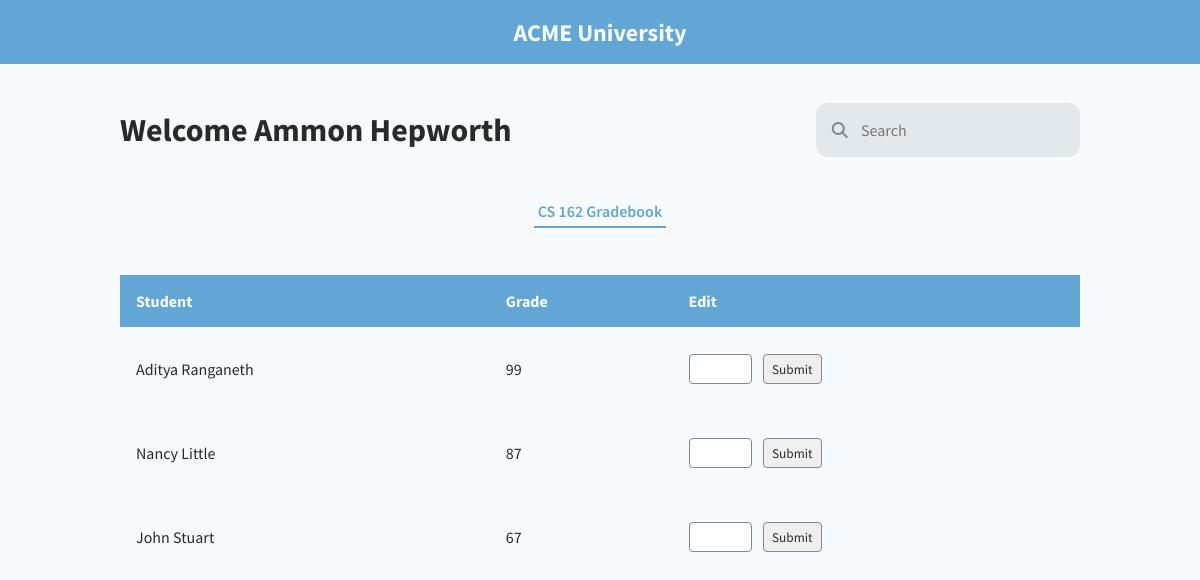
Screenshot of /instructor/Ammon Hepworth/CS 162 (signed in) with the database file from the repository.
### db.py (models this page shows)
class Teacher(db.Model, UserMixin):
	id = db.Column(db.Integer, primary_key=True)
	name = db.Column(db.String, nullable=False)
	user = db.relationship('User', backref='teacher', uselist=False)

class Course(db.Model, UserMixin):
	id = db.Column(db.Integer, primary_key=True)
	course_name = db.Column(db.String, unique=True, nullable=False)
	teacher_id = db.Column(db.Integer, db.ForeignKey('teacher.id'), nullable=False)
	number_enrolled = db.Column(db.Integer, nullable=False)
	capacity = db.Column(db.Integer, nullable=False)
	time = db.Column(db.String, nullable=False)
	teacher = db.relationship('Teacher', backref=db.backref('teachers', lazy=True))
	students = db.relationship('Enrollment', back_populates='course')

class Student(db.Model, UserMixin):
	id = db.Column(db.Integer, primary_key=True, autoincrement=True)
	name = db.Column(db.String, nullable=False)
	user = db.relationship('User', backref='student', uselist=False)
	courses = db.relationship('Enrollment', back_populates='student')

### app.py (the view, shortened to what this page needs)
@app.route("/instructor/<name>/<course>", methods = ['GET', 'POST'])
def specific_course(name, course, student = None):
    instructor_name = name
    instructor_course = course
    tea_course_data = []
    teaQ = Teacher.query.filter_by(name=instructor_name).first()
    teaQC = Course.query.filter_by(teacher_id = teaQ.id, course_name = instructor_course).first()
    print(teaQC)
    if request.method == 'GET':
        for j in range(len(teaQC.students)):
            temp1 = {
                'name':teaQC.students[j].student.name,
                'grade':teaQC.students[j].grade
            }
            tea_course_data.append(temp1)
    return render_template("specificCourse.html", instructor_name = instructor_name, instructor_course = instructor_course, data = tea_course_data)

### app.py (called while the page is built)
@login.user_loader
def load_user(user_id):
    return User.query.get(user_id)

### templates/specificCourse.html (shortened to what this page needs)
{% extends "person.html" %}
{% block styles %}
    {{ super() }}
    <link rel="stylesheet" href="{{ url_for('static', filename = 'instructor.css') }}">
{% endblock %}
{% block person_name %}{{ instructor_name }}{% endblock %}
{% block inner_nav_links %}
    <button class="inner-nav-link active-tab">{{ instructor_course }} Gradebook</button>
{% endblock %}
{% block data_table_headings %}
    <th>Student</th>
    <th>Grade</th>
    <th>Edit</th>
{% endblock %}
{% block data_table_body %}
    {% for student in data %}
        <tr>
            <td>{{ student.name }}</td>
            <td onclick="editGrade('{{ student.grade }}')">
                <p class="grade-value">{{ student.grade }}</p>
            </td>
            <td>
                <form action="{{ url_for('specific_course', name = instructor_name, course = instructor_course, student = student.name ) }}" method="post">
                    <input type="text" class="editable-field" name="new_grade" autocomplete="off">
                    <input class="edit-grade-submit" type="submit" value="Submit">
                </form>
            </td>
        </tr>
    {% endfor %}
{% endblock %}

### static/base.css (style rules this page uses)
:root { --bg-color: #F7FAFC; --accent-color: #61A6D4; --primary-text-color: #292A2C; --secondary-text-color: #61A6D4; --tertiary-text-color: #84878B; --quaternary-text-color: #F7FAFC; }
body { margin: 0; padding: 0; width: 100vw; height: 100vh; font-family: 'Source Sans Pro', Arial, Helvetica, sans-serif; background-color: var(--bg-color); color: var(--primary-text-color); position: relative; overflow-x: hidden; }

### static/person.css (style rules this page uses)
.inner-nav-link { padding: .35rem .25rem; text-decoration: none; border: none; background-color: transparent; font-family: 'Source Sans Pro', Arial, Helvetica, sans-serif; font-size: 1rem; color: var(--primary-text-color); }
.active-tab { font-weight: 600; color: var(--secondary-text-color); border-bottom: 2px solid var(--accent-color); }
.data-table-row th { text-align: left; padding: 1rem 1rem; }
.data-table-body td { color: var(--primary-text-color); padding: 1rem 1rem; }
.editable-field, .edit-grade-submit, .options-button { border: 1px solid #84878B; border-radius: .25rem; font-family: 'Source Sans Pro', Arial, Helvetica, sans-serif; color: var(--primary-text-color); display: inline-block; }
.editable-field { padding: .35rem; width: 50px; }
.grade-value { display: inline-block; }
.edit-grade-submit { padding: .35rem .5rem; margin-left: .5rem; }

### rows the page displays
Teacher: name "Ammon Hepworth"
Course: course_name "CS 162"
Student: name "Aditya Ranganeth", grade "99"
Student: name "Nancy Little", grade "87"
Student: name "John Stuart", grade "67"
